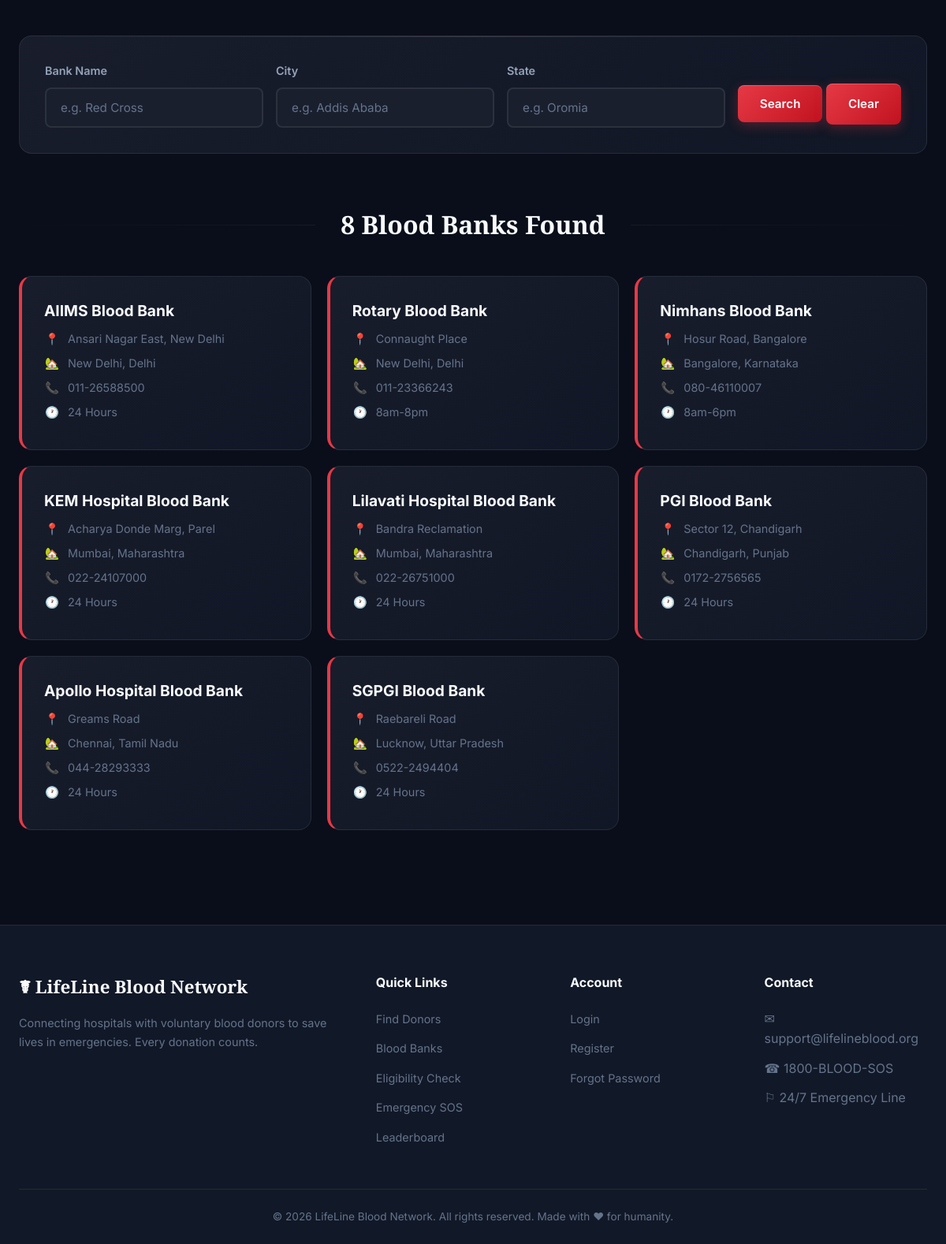
/lifeline/blood_banks.php (lower part), run on an earlier commit of the app's database.
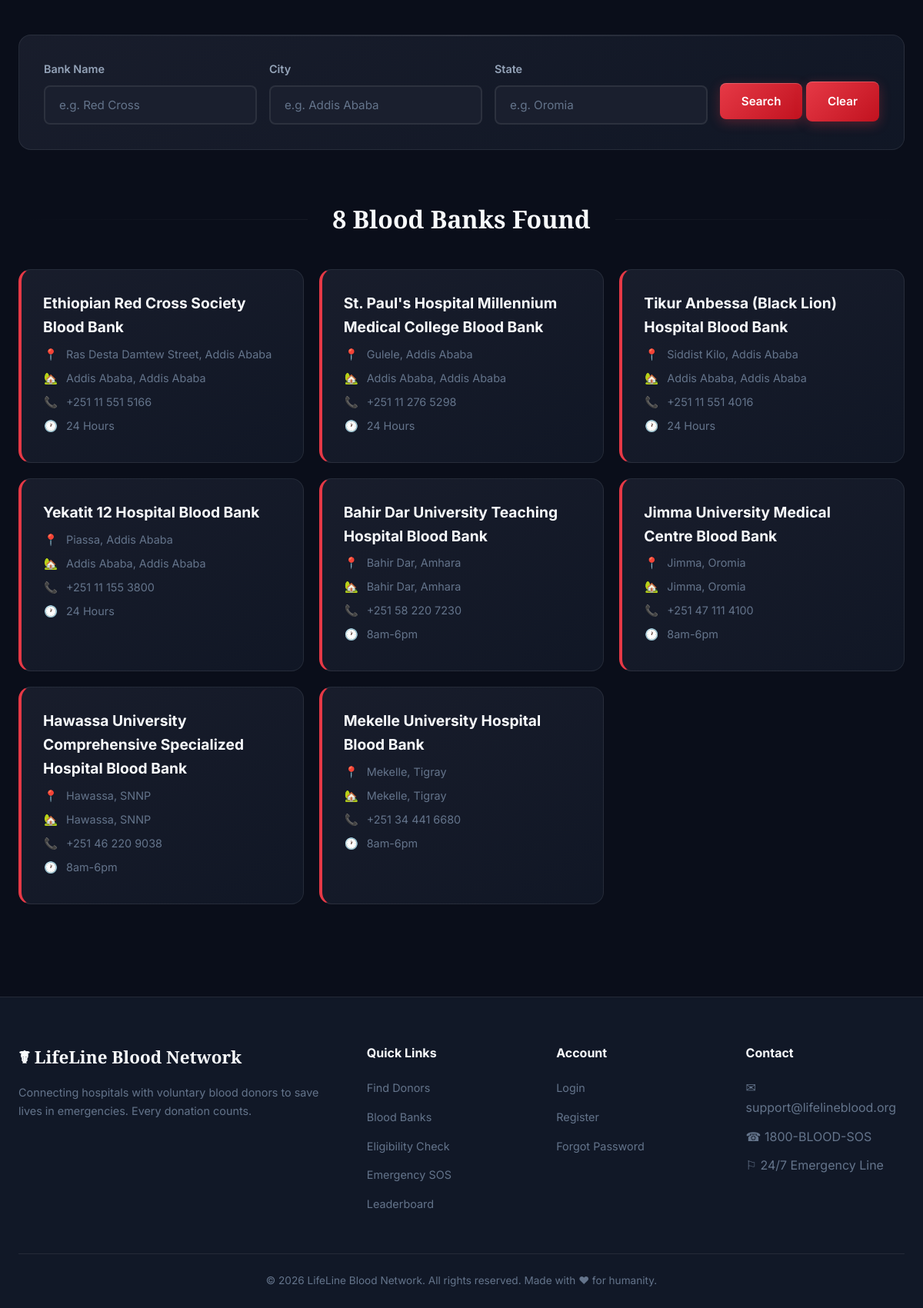
And on a later commit of the database.
### tables this page shows
CREATE TABLE IF NOT EXISTS `blood_banks` (
  `id`              INT(11) NOT NULL AUTO_INCREMENT,
  `name`            VARCHAR(255) NOT NULL,
  `address`         TEXT,
  `city`            VARCHAR(100) DEFAULT NULL,
  `state`           VARCHAR(100) DEFAULT NULL,
  `phone`           VARCHAR(30) DEFAULT NULL,
  `email`           VARCHAR(255) DEFAULT NULL,
  `license_number`  VARCHAR(100) DEFAULT NULL,
  `working_hours`   VARCHAR(100) DEFAULT NULL,
  `has_24h_service` TINYINT(1) DEFAULT '0',
  `latitude`        DECIMAL(10,7) DEFAULT NULL,
  `longitude`       DECIMAL(10,7) DEFAULT NULL,
  `created_at`      TIMESTAMP NULL DEFAULT CURRENT_TIMESTAMP,
  PRIMARY KEY (`id`),
  KEY `ix_bank_location` (`state`, `city`)
);

### lifeline/includes/config.php (called while the page is built, shortened)
<?php
class Config {
    public static function get(string $key, string $default = ''): string {
        $envValue = getenv($key);
        if ($envValue !== false) {
            return (string) $envValue;
        }
        return $default;
    }
}

### lifeline/includes/functions.php (called while the page is built, shortened)
<?php
function baseUrl(): string {
    static $base = null;
    if ($base !== null) return $base;
    $appPath = Config::get('APP_PATH', '');
    if ($appPath !== '') {
        $base = '/' . trim($appPath, '/');
        if ($base === '/') $base = '';
    } else {
        $scriptName = $_SERVER['SCRIPT_NAME'] ?? '';
        $phpSelf = $_SERVER['PHP_SELF'] ?? '';
        $path = $scriptName ?: $phpSelf;
        $currentDir = dirname($path);
        if (strpos($path, '/donor/') !== false) {
            $base = str_replace('/donor', '', $currentDir);
        } elseif (strpos($path, '/hospital/') !== false) {
            $base = str_replace('/hospital', '', $currentDir);
        } elseif (strpos($path, '/admin/') !== false) {
            $base = str_replace('/admin', '', $currentDir);
        } else {
            $base = ($currentDir === '/' || $currentDir === '\\') ? '' : $currentDir;
        }
        $base = rtrim($base, '/');
    }
    return $base;
}

### lifeline/blood_banks.php (the view, shortened to what this page needs)
<?php
require_once 'includes/functions.php';
$name = trim($_GET['name'] ?? '');
$city = trim($_GET['city'] ?? '');
$state = trim($_GET['state'] ?? '');
$sql = "SELECT * FROM blood_banks WHERE 1=1";
$params = [];
$sql .= " ORDER BY state, city, name";
$stmt = $pdo->prepare($sql);
$stmt->execute($params);
$banks = $stmt->fetchAll();
include 'includes/header.php';
?>
<div class="card">
    <form method="GET" class="flex flex-wrap gap-16 items-center mb-0">
        <div class="form-group flex-1 minw-180 mb-0">
            <label for="name">Bank Name</label>
            <input type="text" id="name" name="name" value="<?php echo htmlspecialchars($name); ?>" placeholder="e.g. Red Cross">
        </div>
        <div class="form-group flex-1 minw-180 mb-0">
            <label for="city">City</label>
            <input type="text" id="city" name="city" value="<?php echo htmlspecialchars($city); ?>" placeholder="e.g. Addis Ababa">
        </div>
        <div class="form-group flex-1 minw-180 mb-0">
            <label for="state">State</label>
            <input type="text" id="state" name="state" value="<?php echo htmlspecialchars($state); ?>" placeholder="e.g. Oromia">
        </div>
        <div class="mt-24">
            <button type="submit" class="btn">Search</button>
            <a href="<?php echo baseUrl(); ?>/blood_banks.php" class="btn btn-secondary">Clear</a>
        </div>
    </form>
</div>
<div class="section-divider"><h2><?php echo count($banks); ?> Blood Bank<?php echo count($banks) !== 1 ? 's' : ''; ?> Found</h2></div>
<div class="grid-autofit-340">
    <?php foreach ($banks as $bank): ?>
    <div class="blood-bank-card">
        <h3><?php echo htmlspecialchars($bank['name']); ?></h3>
        <div class="bank-detail"><span class="icon">&#128205;</span> <?php echo htmlspecialchars($bank['address']); ?></div>
        <div class="bank-detail"><span class="icon">&#127969;</span> <?php echo htmlspecialchars($bank['city'] . ', ' . $bank['state']); ?></div>
        <div class="bank-detail"><span class="icon">&#128222;</span> <?php echo htmlspecialchars($bank['phone']); ?></div>
        <div class="bank-detail"><span class="icon">&#128336;</span> <?php echo htmlspecialchars($bank['working_hours']); ?></div>
    </div>
    <?php endforeach; ?>
</div>
<?php include 'includes/footer.php'; ?>

### lifeline/includes/header.php (shortened to what this page needs)
<?php
require_once __DIR__ . '/functions.php';
?>
<!DOCTYPE html>
<html lang="en">
<head>
    <link rel="stylesheet" href="<?php echo baseUrl(); ?>/assets/css/style.css">
</head>
<body>
<main class="container<?php echo basename($_SERVER['PHP_SELF']) === 'messages.php' ? ' container-wide' : ''; ?>">

### lifeline/includes/footer.php (shortened to what this page needs)
</main>
<footer>
    <div class="container">
        <div class="footer-grid">
            <div class="footer-brand">
                <a href="<?php echo baseUrl(); ?>/index.php" class="logo">&#9764; LifeLine Blood Network</a>
                <p>Connecting hospitals with voluntary blood donors to save lives in emergencies. Every donation counts.</p>
            </div>
            <div>
                <h4>Quick Links</h4>
                <ul>
                    <li><a href="<?php echo baseUrl(); ?>/find_donors.php">Find Donors</a></li>
                    <li><a href="<?php echo baseUrl(); ?>/blood_banks.php">Blood Banks</a></li>
                    <li><a href="<?php echo baseUrl(); ?>/eligibility.php">Eligibility Check</a></li>
                    <li><a href="<?php echo baseUrl(); ?>/emergency.php">Emergency SOS</a></li>
                    <li><a href="<?php echo baseUrl(); ?>/leaderboard.php">Leaderboard</a></li>
                </ul>
            </div>
            <div>
                <h4>Account</h4>
                <ul>
                    <li><a href="<?php echo baseUrl(); ?>/login.php">Login</a></li>
                    <li><a href="<?php echo baseUrl(); ?>/register.php">Register</a></li>
                    <li><a href="<?php echo baseUrl(); ?>/forgot_password.php">Forgot Password</a></li>
                </ul>
            </div>
            <div>
                <h4>Contact</h4>
                <ul>
                    <li>&#9993; support@lifelineblood.org</li>
                    <li>&#9742; 1800-BLOOD-SOS</li>
                    <li>&#9872; 24/7 Emergency Line</li>
                </ul>
            </div>
        </div>
        <div class="footer-bottom">
            <p>&copy; <?php echo date('Y'); ?> LifeLine Blood Network. All rights reserved. Made with &#10084; for humanity.</p>
        </div>
    </div>
</footer>
</body>
</html>

What changed in the data, as far as the page shows it:
changed blood_banks: name "AIIMS Blood Bank" → "Ethiopian Red Cross Society Blood Bank"; address "Ansari Nagar East, New Delhi" → "Ras Desta Damtew Street, Addis Ababa"; city+state "New Delhi, Delhi" → "Addis Ababa, Addis Ababa"; phone "011-26588500" → "+251 11 551 5166"
changed blood_banks: name "Lilavati Hospital Blood Bank" → "St. Paul's Hospital Millennium Medical College Blood Bank"; address "Bandra Reclamation" → "Gulele, Addis Ababa"; city+state "Mumbai, Maharashtra" → "Addis Ababa, Addis Ababa"; phone "022-26751000" → "+251 11 276 5298"; moves up the list
changed blood_banks: name "Rotary Blood Bank" → "Tikur Anbessa (Black Lion) Hospital Blood Bank"; address "Connaught Place" → "Siddist Kilo, Addis Ababa"; city+state "New Delhi, Delhi" → "Addis Ababa, Addis Ababa"; phone "011-23366243" → "+251 11 551 4016"; working_hours "8am-8pm" → "24 Hours"
changed blood_banks: name "KEM Hospital Blood Bank" → "Yekatit 12 Hospital Blood Bank"; address "Acharya Donde Marg, Parel" → "Piassa, Addis Ababa"; city+state "Mumbai, Maharashtra" → "Addis Ababa, Addis Ababa"; phone "022-24107000" → "+251 11 155 3800"
changed blood_banks: name "Apollo Hospital Blood Bank" → "Bahir Dar University Teaching Hospital Blood Bank"; address "Greams Road" → "Bahir Dar, Amhara"; city+state "Chennai, Tamil Nadu" → "Bahir Dar, Amhara"; phone "044-28293333" → "+251 58 220 7230"; working_hours "24 Hours" → "8am-6pm"
changed blood_banks: name "SGPGI Blood Bank" → "Jimma University Medical Centre Blood Bank"; address "Raebareli Road" → "Jimma, Oromia"; city+state "Lucknow, Uttar Pradesh" → "Jimma, Oromia"; phone "0522-2494404" → "+251 47 111 4100"; working_hours "24 Hours" → "8am-6pm"
changed blood_banks: name "PGI Blood Bank" → "Hawassa University Comprehensive Specialized Hospital Blood Bank"; address "Sector 12, Chandigarh" → "Hawassa, SNNP"; city+state "Chandigarh, Punjab" → "Hawassa, SNNP"; phone "0172-2756565" → "+251 46 220 9038"; working_hours "24 Hours" → "8am-6pm"; moves down the list
changed blood_banks: name "Nimhans Blood Bank" → "Mekelle University Hospital Blood Bank"; address "Hosur Road, Bangalore" → "Mekelle, Tigray"; city+state "Bangalore, Karnataka" → "Mekelle, Tigray"; phone "080-46110007" → "+251 34 441 6680"; moves down the list
